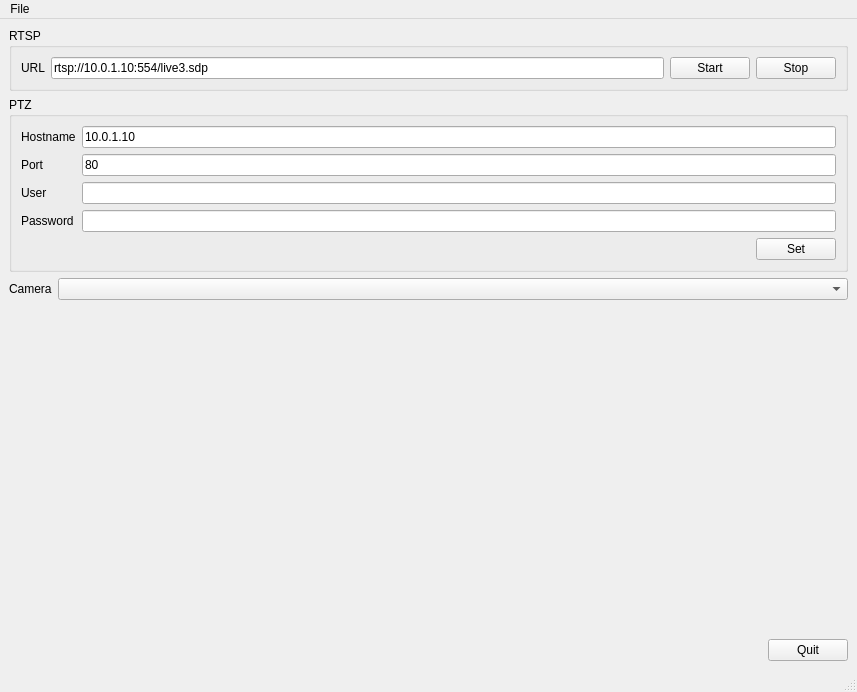
<?xml version="1.0" encoding="UTF-8"?>
<ui version="4.0">
 <class>MainWindow</class>
 <widget class="QMainWindow" name="MainWindow">
  <property name="geometry">
   <rect>
    <x>0</x>
    <y>0</y>
    <width>857</width>
    <height>692</height>
   </rect>
  </property>
  <property name="windowTitle">
   <string>PTZ Test Main Window</string>
  </property>
  <widget class="QWidget" name="centralwidget">
   <layout class="QVBoxLayout" name="verticalLayout_3">
    <item>
     <widget class="QGroupBox" name="groupBox_RTSP">
      <property name="sizePolicy">
       <sizepolicy hsizetype="Preferred" vsizetype="Minimum">
        <horstretch>0</horstretch>
        <verstretch>0</verstretch>
       </sizepolicy>
      </property>
      <property name="title">
       <string>RTSP</string>
      </property>
      <layout class="QVBoxLayout" name="verticalLayout">
       <item>
        <layout class="QHBoxLayout" name="horizontalLayout">
         <item>
          <widget class="QLabel" name="label_RTSP_URL">
           <property name="text">
            <string>URL</string>
           </property>
          </widget>
         </item>
         <item>
          <widget class="QLineEdit" name="lineEdit_RTSP_URL">
           <property name="text">
            <string>rtsp://10.0.1.10:554/live3.sdp</string>
           </property>
          </widget>
         </item>
         <item>
          <widget class="QPushButton" name="pushButton_RTSP_Start">
           <property name="text">
            <string>Start</string>
           </property>
          </widget>
         </item>
         <item>
          <widget class="QPushButton" name="pushButton_RTSP_Stop">
           <property name="text">
            <string>Stop</string>
           </property>
          </widget>
         </item>
        </layout>
       </item>
      </layout>
     </widget>
    </item>
    <item>
     <widget class="QGroupBox" name="groupBox_PTZ">
      <property name="sizePolicy">
       <sizepolicy hsizetype="Preferred" vsizetype="Minimum">
        <horstretch>0</horstretch>
        <verstretch>0</verstretch>
       </sizepolicy>
      </property>
      <property name="title">
       <string>PTZ</string>
      </property>
      <layout class="QVBoxLayout" name="verticalLayout_2">
       <item>
        <layout class="QFormLayout" name="formLayout">
         <item row="0" column="0">
          <widget class="QLabel" name="label_PTZ_Hostname">
           <property name="text">
            <string>Hostname</string>
           </property>
          </widget>
         </item>
         <item row="0" column="1">
          <widget class="QLineEdit" name="lineEdit_PTZ_Hostname">
           <property name="text">
            <string>10.0.1.10</string>
           </property>
          </widget>
         </item>
         <item row="1" column="0">
          <widget class="QLabel" name="label_PTZ_Port">
           <property name="text">
            <string>Port</string>
           </property>
          </widget>
         </item>
         <item row="1" column="1">
          <widget class="QLineEdit" name="lineEdit_PTZ_Port">
           <property name="text">
            <string>80</string>
           </property>
          </widget>
         </item>
         <item row="2" column="0">
          <widget class="QLabel" name="label_PTZ_User">
           <property name="text">
            <string>User</string>
           </property>
          </widget>
         </item>
         <item row="2" column="1">
          <widget class="QLineEdit" name="lineEdit_PTZ_User"/>
         </item>
         <item row="3" column="0">
          <widget class="QLabel" name="label_PTZ_Password">
           <property name="text">
            <string>Password</string>
           </property>
          </widget>
         </item>
         <item row="3" column="1">
          <widget class="QLineEdit" name="lineEdit_PTZ_Password"/>
         </item>
        </layout>
       </item>
       <item>
        <layout class="QHBoxLayout" name="horizontalLayout_3">
         <item>
          <spacer name="horizontalSpacer_2">
           <property name="orientation">
            <enum>Qt::Horizontal</enum>
           </property>
           <property name="sizeHint" stdset="0">
            <size>
             <width>40</width>
             <height>20</height>
            </size>
           </property>
          </spacer>
         </item>
         <item>
          <widget class="QPushButton" name="pushButton_PTZ_Set">
           <property name="text">
            <string>Set</string>
           </property>
          </widget>
         </item>
        </layout>
       </item>
      </layout>
     </widget>
    </item>
    <item>
     <layout class="QHBoxLayout" name="horizontalLayout_4">
      <item>
       <widget class="QLabel" name="label_Camera">
        <property name="text">
         <string>Camera</string>
        </property>
       </widget>
      </item>
      <item>
       <widget class="QComboBox" name="comboBox_Camera">
        <property name="sizePolicy">
         <sizepolicy hsizetype="Expanding" vsizetype="Fixed">
          <horstretch>0</horstretch>
          <verstretch>0</verstretch>
         </sizepolicy>
        </property>
       </widget>
      </item>
     </layout>
    </item>
    <item>
     <widget class="QWidget" name="widget_CameraView" native="true">
      <property name="sizePolicy">
       <sizepolicy hsizetype="Expanding" vsizetype="Expanding">
        <horstretch>0</horstretch>
        <verstretch>0</verstretch>
       </sizepolicy>
      </property>
     </widget>
    </item>
    <item>
     <layout class="QHBoxLayout" name="horizontalLayout_2">
      <item>
       <spacer name="horizontalSpacer">
        <property name="orientation">
         <enum>Qt::Horizontal</enum>
        </property>
        <property name="sizeHint" stdset="0">
         <size>
          <width>40</width>
          <height>20</height>
         </size>
        </property>
       </spacer>
      </item>
      <item>
       <widget class="QPushButton" name="pushButton_Quit">
        <property name="text">
         <string>Quit</string>
        </property>
       </widget>
      </item>
     </layout>
    </item>
   </layout>
  </widget>
  <widget class="QMenuBar" name="menubar">
   <property name="geometry">
    <rect>
     <x>0</x>
     <y>0</y>
     <width>857</width>
     <height>21</height>
    </rect>
   </property>
   <widget class="QMenu" name="menuQuit">
    <property name="title">
     <string>File</string>
    </property>
    <addaction name="actionQuit"/>
   </widget>
   <addaction name="menuQuit"/>
  </widget>
  <widget class="QStatusBar" name="statusbar"/>
  <action name="actionQuit">
   <property name="text">
    <string>Quit</string>
   </property>
  </action>
 </widget>
 <resources/>
 <connections/>
</ui>
